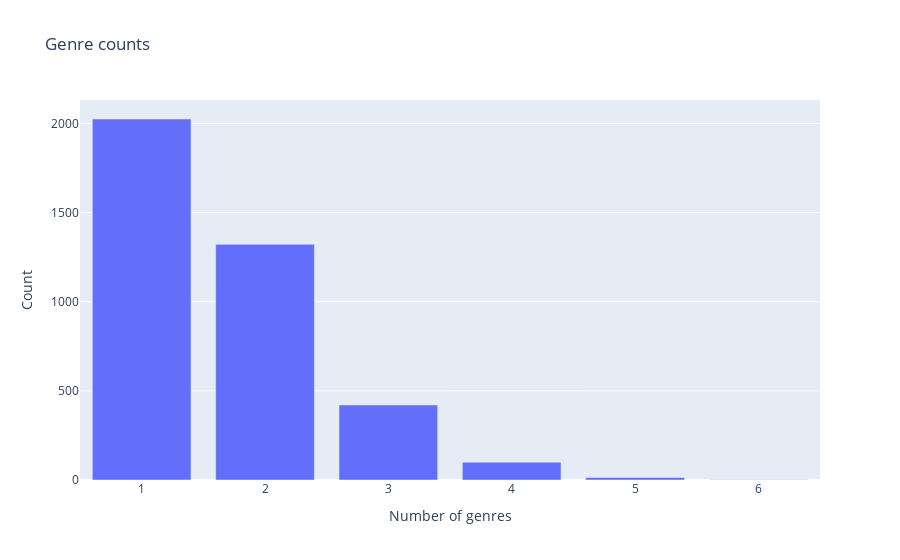

The code cell stored with this chart in its notebook:
### Code cell
movie_genre_counts = movies['Genres'].map(lambda x: len(x.split('|')))
movie_genre_counts_explicit = movie_genre_counts.value_counts().reset_index(name="Count")#.set_index("Genres")
movie_genre_counts_explicit
fig = px.bar(movie_genre_counts_explicit,
        x="Genres",
        y="Count",
        title="Genre counts",
        labels={"Genres": "Number of genres", "Count": "Count"})
fig.show()

### Figure 1 — Plotly figure (JSON) as saved in the notebook; plotly's stock layout.template omitted (floating-point values rounded to 4 significant figures)
{"data": [{"hovertemplate": "Number of genres=%{x}<br>Count=%{y}<extra></extra>", "legendgroup": "", "marker": {"color": "#636efa", "pattern": {"shape": ""}}, "name": "", "orientation": "v", "showlegend": false, "textposition": "auto", "type": "bar", "x": [1, 2, 3, 4, 5, 6], "xaxis": "x", "y": [2025, 1322, 421, 100, 14, 1], "yaxis": "y"}], "layout": {"barmode": "relative", "legend": {"tracegroupgap": 0}, "title": {"text": "Genre counts"}, "xaxis": {"anchor": "y", "domain": [0, 1], "title": {"text": "Number of genres"}}, "yaxis": {"anchor": "x", "domain": [0, 1], "title": {"text": "Count"}}}}
